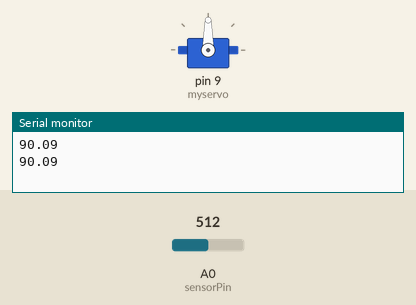
Bench run of a sketch on a simulated Arduino Uno, built with avr-gcc and run on an emulated ATmega328P. Shown: servo, the last lines printed to the serial monitor. The test bench sets the inputs (shaded band); at power-on: A0 (sensorPin) = 512.

Above: at 1.8 s.
1.9 s: A0 (sensorPin) set to 716
At 3.2 s:
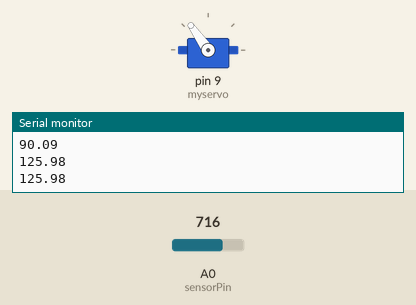
3.5 s: A0 (sensorPin) set to 900
At 4.8 s:
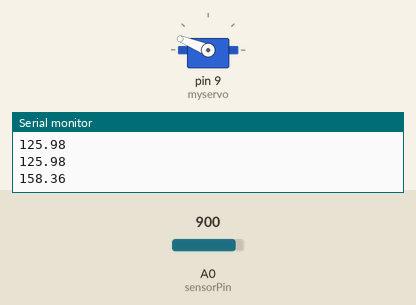
5.4 s: A0 (sensorPin) set to 1023
At 6.3 s:
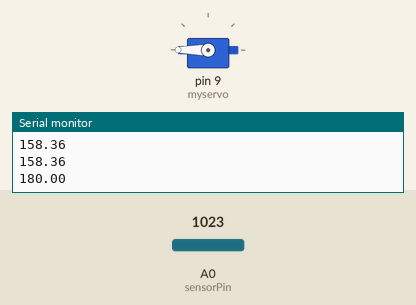
7.4 s: A0 (sensorPin) set to 306
At 9.0 s:
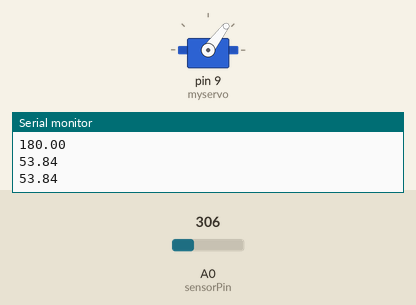
9.4 s: A0 (sensorPin) set to 122
At 10.5 s:
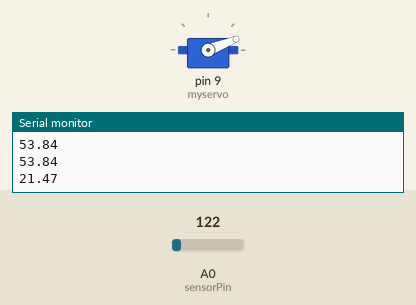
11.4 s: A0 (sensorPin) set to 0
At 13.2 s:
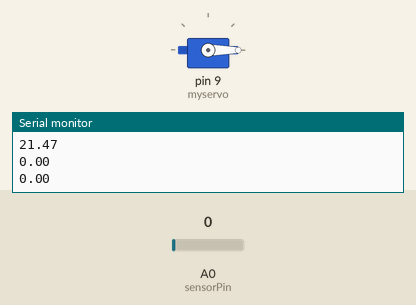
Timing chart, 0 to 14.4 s (numbered marks = the images above; inputs shaded):
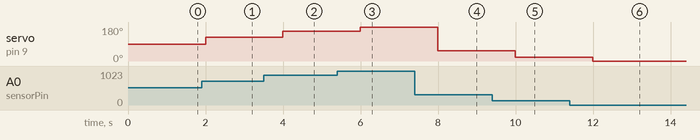

The sketch:

P1_Actuador_3.ino
```cpp
#include <Servo.h>

Servo myservo;  // create Servo object to control a servo

int sensorPin = A0;   // select the input pin for the potentiometer
int sensorValue = 0;  // variable to store the value coming from the sensor

float angulo = 0;

unsigned long startTime = 0;
unsigned long endTime = 0;

// Cambiar para correr el loop principal a distintas frecuencias
// const int periodo = 20;  // ms -> 50Hz
// const int periodo = 100; // ms -> 10Hz
const int periodo = 1000;   // ms ->  1Hz

void setup() {
  myservo.attach(9);  // attaches the servo on pin 9 to the Servo object
  Serial.begin(115200);
}

void loop() {
  // Mido el tiempo que tardo en ejecutar todas las acciones
  startTime = micros();

  sensorValue = analogRead(sensorPin);

  // Mapeo toda la barrida del pote a valores entre 0° y 180°
  angulo = sensorValue * (180.0/1023.0);

  Serial.println(angulo);
  myservo.write(angulo);

  endTime = micros();

  // Calculo el delay para hacer una vuelta del programa con el período definido
  delay(periodo - (endTime-startTime)/1000.0);
}
```

Measured:
- after the input at 1.9 s, servo on pin 9 (myservo): 90° → 125° after 0.10 s
- after the input at 3.5 s, servo on pin 9 (myservo): 125° → 158° after 0.50 s
- after the input at 5.4 s, servo on pin 9 (myservo): 158° → 180° after 0.60 s
- after the input at 7.4 s, servo on pin 9 (myservo): 180° → 53° after 0.60 s
- after the input at 9.4 s, servo on pin 9 (myservo): 53° → 21° after 0.60 s
- after the input at 11.4 s, servo on pin 9 (myservo): 21° → 0° after 0.60 s
